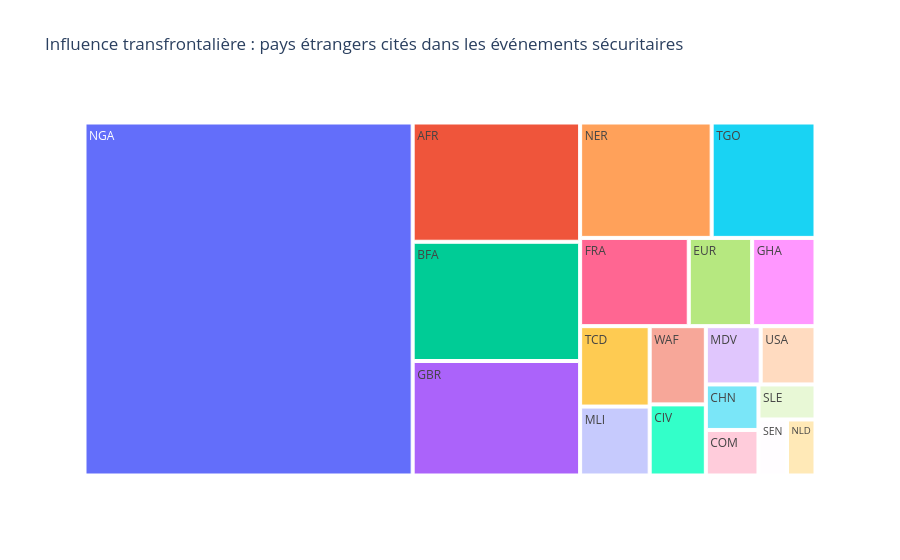

Here is the notebook cell this chart was saved with:
### Markdown cell above
4.16 Analyse de l'influence transfrontalière

### Code cell
foreign_conflict = df_secu[df_secu['Actor2CountryCode'].notna() & (df_secu['Actor2CountryCode'] != 'BEN')].copy()
foreign_counts = foreign_conflict['Actor2CountryCode'].value_counts().reset_index()
foreign_counts.columns = ['country', 'count']
foreign_counts = foreign_counts[foreign_counts['country'] != 'UNKNOWN']
foreign_counts = foreign_counts.head(20)

fig = px.treemap(
    foreign_counts,
    path=['country'],
    values='count',
    title='Influence transfrontalière : pays étrangers cités dans les événements sécuritaires'
)
fig.show()

### Figure 1 — Plotly figure (JSON) as saved in the notebook; plotly's stock layout.template omitted (floating-point values rounded to 4 significant figures)
{"data": [{"branchvalues": "total", "domain": {"x": [0, 1], "y": [0, 1]}, "hovertemplate": "labels=%{label}<br>count=%{value}<br>parent=%{parent}<br>id=%{id}<extra></extra>", "ids": ["NGA", "AFR", "BFA", "GBR", "NER", "TGO", "FRA", "EUR", "GHA", "TCD", "MLI", "WAF", "CIV", "MDV", "USA", "CHN", "COM", "SLE", "SEN", "NLD"], "labels": ["NGA", "AFR", "BFA", "GBR", "NER", "TGO", "FRA", "EUR", "GHA", "TCD", "MLI", "WAF", "CIV", "MDV", "USA", "CHN", "COM", "SLE", "SEN", "NLD"], "name": "", "parents": ["", "", "", "", "", "", "", "", "", "", "", "", "", "", "", "", "", "", "", ""], "type": "treemap", "values": [290.0, 50.0, 50.0, 48.0, 38.0, 30.0, 24.0, 14.0, 14.0, 14.0, 12.0, 11.0, 10.0, 8.0, 8.0, 6.0, 6.0, 5.0, 4.0, 4.0]}], "layout": {"legend": {"tracegroupgap": 0}, "title": {"text": "Influence transfrontalière : pays étrangers cités dans les événements sécuritaires"}}}
